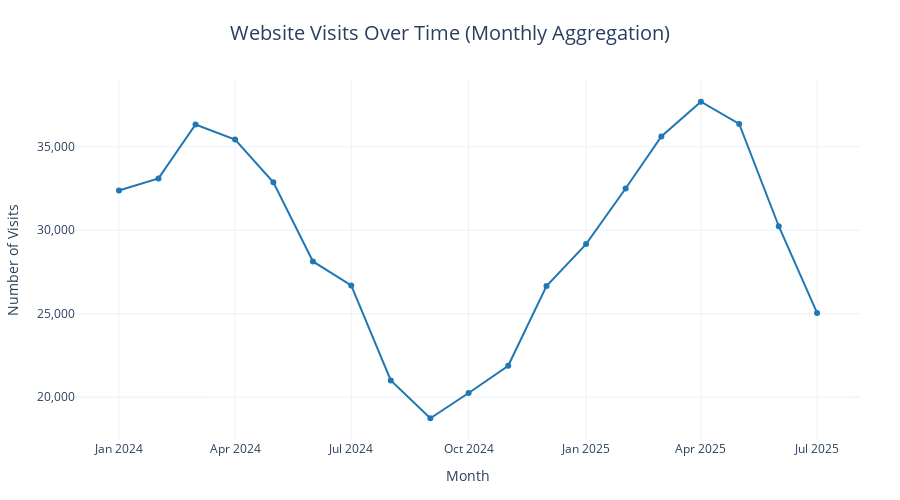

Notebook cell for this chart:
### Code cell
create_visits_line_graph(data_df, "monthly")

### Figure 1 — Plotly figure (JSON) as saved in the notebook; plotly's stock layout.template omitted (floating-point values rounded to 4 significant figures)
{"data": [{"hovertemplate": "<b>Date:</b> %{x}<br><b>Visits:</b> %{y:,.0f}<extra></extra>", "line": {"color": "#1f77b4", "width": 2}, "marker": {"color": "#1f77b4", "size": 6}, "mode": "lines+markers", "name": "Visits", "type": "scatter", "x": ["2024-01-01T00:00:00", "2024-02-01T00:00:00", "2024-03-01T00:00:00", "2024-04-01T00:00:00", "2024-05-01T00:00:00", "2024-06-01T00:00:00", "2024-07-01T00:00:00", "2024-08-01T00:00:00", "2024-09-01T00:00:00", "2024-10-01T00:00:00", "2024-11-01T00:00:00", "2024-12-01T00:00:00", "2025-01-01T00:00:00", "2025-02-01T00:00:00", "2025-03-01T00:00:00", "2025-04-01T00:00:00", "2025-05-01T00:00:00", "2025-06-01T00:00:00", "2025-07-01T00:00:00"], "y": [32383, 33106, 36335, 35428, 32868, 28130, 26697, 21002, 18740, 20253, 21882, 26655, 29171, 32501, 35618, 37696, 36366, 30240, 25046]}], "layout": {"height": 500, "hovermode": "x unified", "margin": {"b": 60, "l": 60, "r": 40, "t": 80}, "title": {"font": {"size": 20}, "text": "Website Visits Over Time (Monthly Aggregation)", "x": 0.5, "xanchor": "center"}, "xaxis": {"title": {"text": "Month"}}, "yaxis": {"tickformat": ",", "title": {"text": "Number of Visits"}}}}
